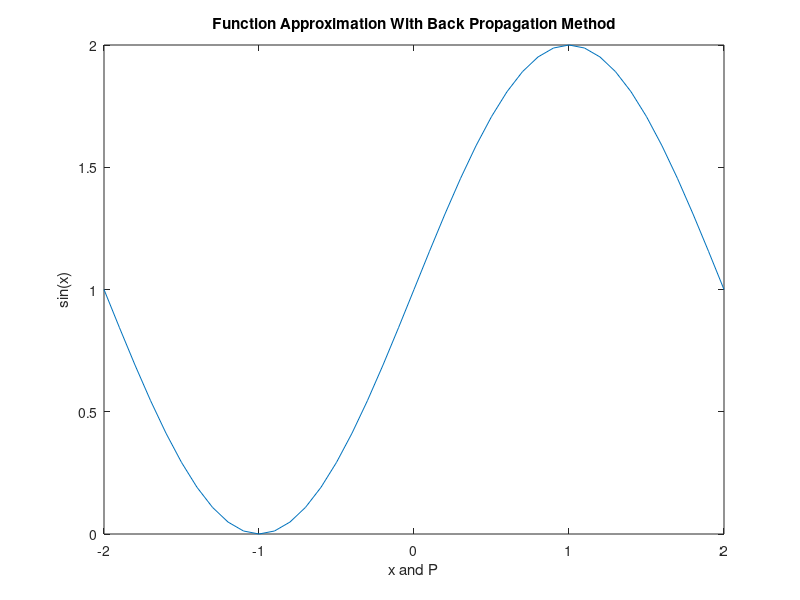

The MATLAB source for this figure: (Note: this script raises an error after producing the figure.)
%% Finction_Modeling_BackPropagation
clear
clc

%% Main Function Plot
x = -2:0.1:2;
y = 1 + sin((pi/2).*x);
plot(x,y)
xlabel('x and P')
ylabel('sin(x)')
title('Function Approximation With Back Propagation Method')

%% Network 1-2-1
P = [-2:0.1:2]';
W1_2N = -0.5 + (0.5+0.5)*rand(2,1);
b1_2N = -0.5 + (0.5+0.5)*rand(2,1);
W2_2N = -0.5 + (0.5+0.5)*rand(1,2);
b2_2N = -0.5 + (0.5+0.5)*rand(1,1);
alpha_2N = 0.03;
for ii = 1:21000
    
    while ii > size(P,1)   % To make the network loops just inside the inputs for example after entering P4 the network must enter P1 again
        ii = 0+(ii-size(P,1));
    end
    n1_2N = W1_2N * P(ii,1) + b1_2N;
    a1_2N = logsig(n1_2N);
    n2_2N = W2_2N * a1_2N + b2_2N;
    a2_2N = purelin(n2_2N);
    t_2N = 1 + sin((pi/2).*P(ii,1));
    e_2N = t_2N - a2_2N;
    Fdot2_2N = 1;
    s2_2N = -2 * Fdot2_2N * e_2N;
    Fdot1_2N = zeros(size(n1_2N,1),size(n1_2N,1));
    for jj = 1:2
    Fdot1_2N(jj,jj) = (1-a1_2N(jj,1)) * a1_2N(jj,1);
    end
    s1_2N = Fdot1_2N * W2_2N' * s2_2N;
    W1_2N = W1_2N - alpha_2N * s1_2N * P(ii,1)';
    b1_2N = b1_2N - alpha_2N * s1_2N;
    W2_2N = W2_2N - alpha_2N * s2_2N * a1_2N';
    b2_2N = b2_2N - alpha_2N * s2_2N;
    Error_2N(1,ii) = e_2N;
    Output_2N(1,ii) = a2_2N;
end

%% Network 1-10-1
W1_10N = -0.5 + (0.5+0.5)*rand(10,1);
b1_10N = -0.5 + (0.5+0.5)*rand(10,1);
W2_10N = -0.5 + (0.5+0.5)*rand(1,10);
b2_10N = -0.5 + (0.5+0.5)*rand(1,1);
alpha_10N = 0.03;
for ii = 1:21000
    
    while ii > size(P,1)   % To make the network loops just inside the inputs for example after entering P4 the network must enter P1 again
        ii = 0+(ii-size(P,1));
    end
    n1_10N = W1_10N * P(ii,1) + b1_10N;
    a1_10N = logsig(n1_10N);
    n2_10N = W2_10N * a1_10N + b2_10N;
    a2_10N = purelin(n2_10N);
    t_10N = 1 + sin((pi/2).*P(ii,1));
    e_10N = t_10N - a2_10N;
    Fdot2_10N = 1;
    s2_10N = -2 * Fdot2_10N * e_10N;
    Fdot1_10N = zeros(size(n1_10N,1),size(n1_10N,1));
    for jj = 1:10
    Fdot1_10N(jj,jj) = (1-a1_10N(jj,1)) * a1_10N(jj,1);
    end
    s1_10N = Fdot1_10N * W2_10N' * s2_10N;
    W1_10N = W1_10N - alpha_10N * s1_10N * P(ii,1)';
    b1_10N = b1_10N - alpha_10N * s1_10N;
    W2_10N = W2_10N - alpha_10N * s2_10N * a1_10N';
    b2_10N = b2_10N - alpha_10N * s2_10N;
    Error_10N(1,ii) = e_10N;
    Output_10N(1,ii) = a2_10N;
end

%% The Value Of Final Weights and Biases
fprintf('The First Layer Weight Matrix Of 1-2-1 Network Converges to\n')
disp(W1_2N)
fprintf('The First Layer Bias Matrix Of 1-2-1 Network Converges to\n')
disp(b1_2N)
fprintf('The Second Layer Weight Matrix Of 1-2-1 Network Converges to\n')
disp(W2_2N)
fprintf('The Second Layer Bias Matrix Of 1-2-1 Network Converges to\n')
disp(b2_2N)
fprintf('The First Layer Weight Matrix Of 1-10-1 Network Converges to\n')
disp(W1_10N)
fprintf('The First Layer Bias Matrix Of 1-10-1 Network Converges to\n')
disp(b1_10N)
fprintf('The Second Layer Weight Matrix Of 1-10-1 Network Converges to\n')
disp(W2_10N)
fprintf('The Second Layer Bias Matrix Of 1-10-1 Network Converges to\n')
disp(b2_10N)

%% Plots Of Networks Output
hold on
plot(P,Output_2N)
hold on
plot(P,Output_10N)
legend('Main Function','1-2-1 Network','1-10-1 Network','Location','northwest')